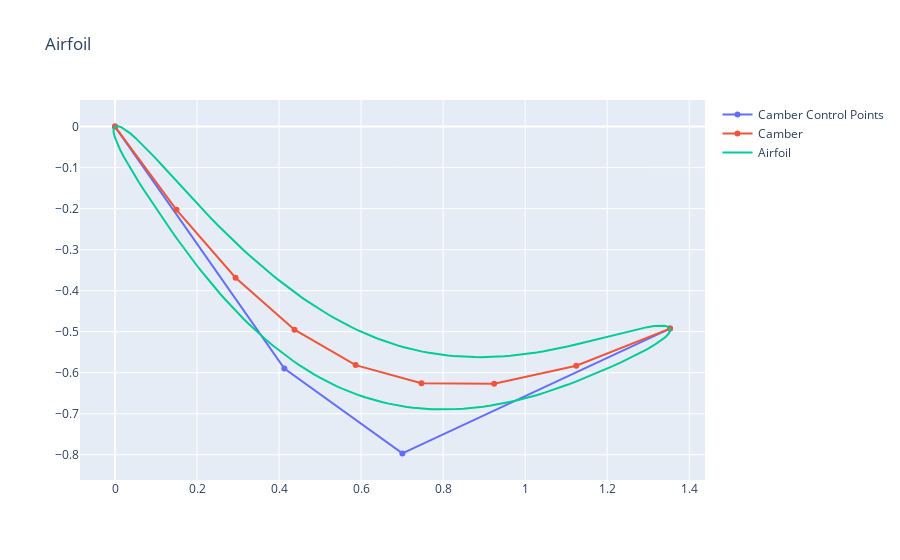
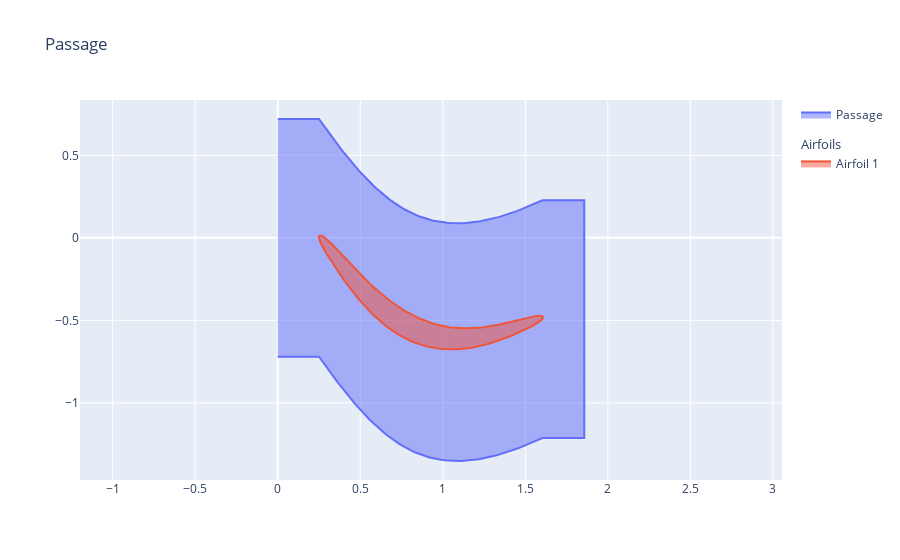

Notebook code cell kept with these figures, in order:
### Markdown cell above
## Rotor Airfoil

### Code cell
import numpy as np
from parafoil.airfoil import Airfoil
from parafoil.passage import PassageBuilder

airfoil = Airfoil(
    inlet_angle=np.radians(-55),
    outlet_angle=np.radians(25),
    stagger_angle=np.radians(-20),
    upper_thick_dist=[0.025, 0.05, 0.1, 0.05, 0.025],
    lower_thick_dist=[0.025, 0.05, 0.1, 0.05, 0.025],
    leading_prop=0.5,
    trailing_prop=0.5,
    chord_length=1.44
)

airfoil.visualize(include_camber_ctrl_pnts=True)

passage = PassageBuilder.airfoil_row_passage(
    airfoil=airfoil,
    spacing=1.0 * airfoil.chord_length,
    leading_edge_gap=0.25,
    trailing_edge_gap=0.25,
    num_blades=1
)

passage.visualize()

### Figure 1 — Plotly figure (JSON) as saved in the notebook; plotly's stock layout.template omitted (floating-point values rounded to 4 significant figures; data arrays with more than 128 entries replaced by an {"elided": "..."} marker saying what was removed)
{"data": [{"name": "Camber Control Points", "type": "scatter", "x": [0, 0.413, 0.7006, 1.353], "y": [0, -0.5898, -0.7968, -0.4925]}, {"name": "Camber", "type": "scatter", "x": [0, 0.1499, 0.2939, 0.4376, 0.5867, 0.7471, 0.9245, 1.125, 1.353], "y": [0, -0.203, -0.3686, -0.4952, -0.5815, -0.6259, -0.6269, -0.5829, -0.4925]}, {"name": "Airfoil", "type": "scatter", "x": {"elided": "200 float values"}, "y": {"elided": "200 float values"}}], "layout": {"title": {"text": "Airfoil"}, "yaxis": {"scaleanchor": "x"}}}

### Figure 2 — Plotly figure (JSON) as saved in the notebook; plotly's stock layout.template omitted (floating-point values rounded to 4 significant figures; data arrays with more than 128 entries replaced by an {"elided": "..."} marker saying what was removed)
{"data": [{"fill": "toself", "legendgroup": "passage", "name": "Passage", "type": "scatter", "x": {"elided": "206 float values"}, "y": {"elided": "206 float values"}}, {"fill": "toself", "legendgroup": "airfoil", "legendgrouptitle": {"text": "Airfoils"}, "name": "Airfoil 1", "type": "scatter", "x": {"elided": "200 float values"}, "y": {"elided": "200 float values"}}], "layout": {"title": {"text": "Passage"}, "yaxis": {"scaleanchor": "x"}}}
